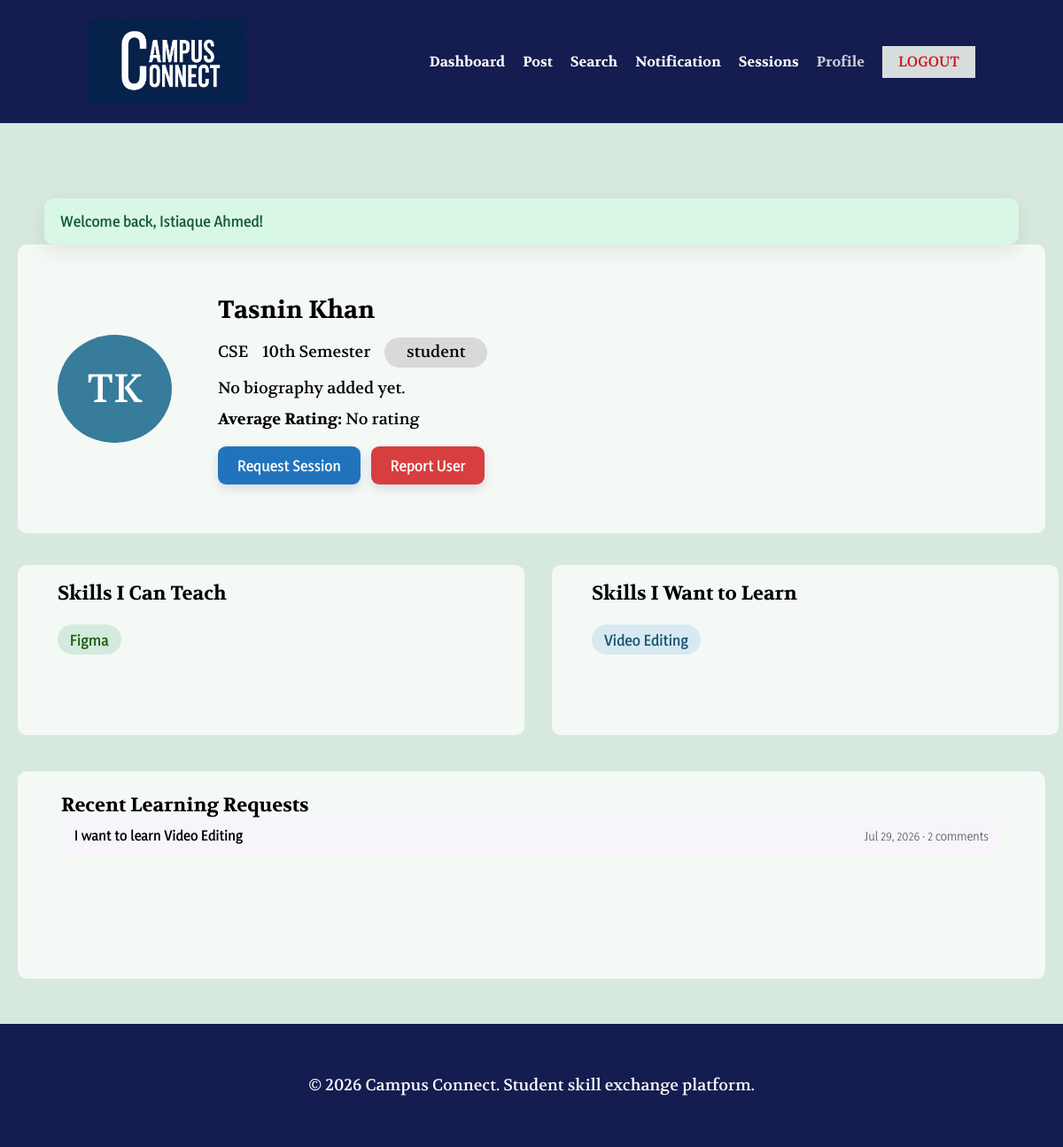
The app's page /profile.php?id=2 (signed in) with its own data.
### tables this page shows
CREATE TABLE IF NOT EXISTS `users` (
  `id` int(11) NOT NULL AUTO_INCREMENT,
  `name` varchar(120) NOT NULL,
  `email` varchar(160) NOT NULL,
  `password` varchar(255) NOT NULL,
  `role` enum('student','teacher','admin') NOT NULL DEFAULT 'student',
  `department` varchar(120) DEFAULT NULL,
  `semester` varchar(50) DEFAULT NULL,
  `bio` text DEFAULT NULL,
  `profile_photo` varchar(255) DEFAULT NULL,
  `status` enum('active','blocked') NOT NULL DEFAULT 'active',
  `created_at` datetime NOT NULL DEFAULT current_timestamp(),
  `updated_at` datetime DEFAULT NULL ON UPDATE current_timestamp(),
  PRIMARY KEY (`id`),
  UNIQUE KEY `uq_users_email` (`email`)
);

CREATE TABLE IF NOT EXISTS `skills` (
  `id` int(11) NOT NULL AUTO_INCREMENT,
  `skill_name` varchar(120) NOT NULL,
  `category` varchar(120) NOT NULL DEFAULT 'General',
  `created_at` datetime NOT NULL DEFAULT current_timestamp(),
  PRIMARY KEY (`id`),
  UNIQUE KEY `uq_skills_name` (`skill_name`)
);

CREATE TABLE IF NOT EXISTS `posts` (
  `id` int(11) NOT NULL AUTO_INCREMENT,
  `user_id` int(11) NOT NULL,
  `title` varchar(180) NOT NULL,
  `description` text NOT NULL,
  `resource_url` varchar(500) DEFAULT NULL,
  `attachment` varchar(255) DEFAULT NULL,
  `created_at` datetime NOT NULL DEFAULT current_timestamp(),
  `updated_at` datetime DEFAULT NULL ON UPDATE current_timestamp(),
  PRIMARY KEY (`id`),
  KEY `idx_posts_created` (`created_at`),
  KEY `idx_posts_user` (`user_id`),
  FULLTEXT KEY `ft_posts_title_description` (`title`,`description`),
  CONSTRAINT `fk_posts_user`
    FOREIGN KEY (`user_id`) REFERENCES `users` (`id`) ON DELETE CASCADE
);

### includes/db.php (called while the page is built, shortened)
<?php
function db(): PDO
{
    static $pdo = null;
    if ($pdo === null) {
        $dsn = 'mysql:host=' . DB_HOST . ';dbname=' . DB_NAME . ';charset=utf8mb4';
        $options = [
            PDO::ATTR_ERRMODE => PDO::ERRMODE_EXCEPTION,
            PDO::ATTR_DEFAULT_FETCH_MODE => PDO::FETCH_ASSOC,
            PDO::ATTR_EMULATE_PREPARES => false,
        ];
        $pdo = new PDO($dsn, DB_USER, DB_PASS, $options);
    }
    return $pdo;
}
?>

### profile.php (the view, shortened to what this page needs)
<?php
require_login();
$current = current_user();
$id = (int)($_GET['id'] ?? $current['id']);
$profile = user_by_id($id);
$teach = get_user_skills($id, 'teach');
$learn = get_user_skills($id, 'learn');
$stmt = db()->prepare("SELECT p.*, (SELECT COUNT(*) FROM comments c WHERE c.post_id=p.id) AS comment_count FROM posts p WHERE p.user_id=? ORDER BY p.created_at DESC LIMIT 3");
$stmt->execute([$id]);
$recentPosts = $stmt->fetchAll();
include __DIR__ . '/includes/header.php';
?>
<section class="profile-summary-card">
    <?php if (!empty($profile['profile_photo'])): ?>
        <img class="profile-avatar" src="<?= e(user_avatar($profile)) ?>" alt="<?= e($profile['name']) ?> profile photo">
    <?php else: ?>
        <span class="profile-avatar avatar-initials" aria-label="<?= e($profile['name']) ?> initials"><?= e(user_initials($profile['name'])) ?></span>
    <?php endif; ?>
    <div class="profile-summary-copy">
        <h1><?= e($profile['name']) ?></h1>
        <p class="profile-meta"><span><?= e($profile['department'] ?: 'Department not added') ?></span><span><?= e($profile['semester'] ?: 'Semester/year not added') ?></span><span class="role-badge"><?= e($profile['role']) ?></span></p>
        <p><?= nl2br(e($profile['bio'] ?: 'No biography added yet.')) ?></p>
        <p><strong>Average Rating:</strong> <?= e(avg_rating($id)) ?></p>
        <div class="profile-actions">
            <?php if ($id === (int)$current['id']): ?>
                <a class="figma-button" href="<?= url('edit-profile.php') ?>">Edit Profile</a>
                <a class="figma-button figma-button-light" href="<?= url('skills.php') ?>">Manage Skills</a>
            <?php else: ?>
                <a class="figma-button" href="<?= url('request-session.php?mentor_id=' . $id) ?>">Request Session</a>
                <a class="figma-button figma-button-danger" href="<?= url('report.php?type=user&id=' . $id) ?>">Report User</a>
            <?php endif; ?>
        </div>
    </div>
</section>
<section class="profile-skill-grid">
    <article class="profile-skill-card">
        <h2>Skills I Can Teach</h2>
        <?php if (!$teach): ?><div class="profile-empty">No teaching skills added.</div><?php else: ?><div class="skill-badge-list"><?php foreach ($teach as $skill): ?><span class="skill-badge skill-teach"><?= e($skill['skill_name']) ?></span><?php endforeach; ?></div><?php endif; ?>
    </article>
    <article class="profile-skill-card">
        <h2>Skills I Want to Learn</h2>
        <?php if (!$learn): ?><div class="profile-empty">No learning skills added.</div><?php else: ?><div class="skill-badge-list"><?php foreach ($learn as $skill): ?><span class="skill-badge skill-learn"><?= e($skill['skill_name']) ?></span><?php endforeach; ?></div><?php endif; ?>
    </article>
</section>
<section class="profile-post-card">
    <div class="section-heading-row"><h2>Recent Learning Requests</h2><?php if ($id === (int)$current['id']): ?><a href="<?= url('create-post.php') ?>">Create post</a><?php endif; ?></div>
    <?php if (!$recentPosts): ?>
        <div class="profile-empty">No learning request posted yet.</div>
    <?php else: ?>
        <div class="profile-post-list"><?php foreach ($recentPosts as $post): ?><a href="<?= url('post-details.php?id=' . (int)$post['id']) ?>"><strong><?= e($post['title']) ?></strong><span><?= e(time_ago($post['created_at'])) ?> · <?= (int)$post['comment_count'] ?> comments</span></a><?php endforeach; ?></div>
    <?php endif; ?>
</section>
<?php include __DIR__ . '/includes/footer.php'; ?>

### assets/css/style.css (style rules this page uses)
:root { --navy:#000942; --navy-overlay:rgba(0,9,66,.92); --paper:#fbf3fd; --mint:rgba(153,196,173,.39); --blue:#2174bc; --ink:#000; --muted:#d7dcdd; --danger:#cf0f12; }
* { box-sizing:border-box }
html { scroll-behavior:smooth }
body { margin:0;background:#fff;color:var(--ink);font-family:Volkhov,Georgia,serif;line-height:1.25 }
button,a { touch-action:manipulation }
a { color:inherit }
.profile-summary-card { width:1175px;max-width:100%;height:326px;padding:45px;display:flex;align-items:center;gap:52px;border-radius:10px;background:rgba(255,255,255,.73) }
.profile-avatar { width:129px;height:122px;border-radius:50%;object-fit:cover;flex:0 0 auto }
.avatar-initials { display:flex;align-items:center;justify-content:center;background:#387c9b;color:#fff;font-size:45px }
.profile-summary-copy h1 { margin:0 0 5px;font-size:28px;line-height:36px }
.profile-summary-copy p { margin:13px 0;font-size:18px }
.profile-meta { display:flex;align-items:center;gap:16px }
.role-badge { min-width:116px;height:34px;border-radius:30px;background:#d9d9d9;display:inline-flex;align-items:center;justify-content:center;text-transform:lowercase }
.profile-skill-grid { width:1175px;max-width:100%;margin-top:36px;display:grid;grid-template-columns:572px 572px;gap:31px }
.profile-skill-card { height:192px;padding:18px 45px;border-radius:10px;background:rgba(255,255,255,.73) }
.profile-skill-card h2,.profile-post-card h2 { margin:0 0 21px;font-size:22px;line-height:28px }
.skill-badge-list { display:flex;gap:10px;flex-wrap:wrap }
.skill-badge { display:inline-flex;align-items:center;min-height:34px;padding:5px 14px;border-radius:17px;font:600 16px/1.2 Yaldevi,Arial,sans-serif }
.skill-teach { background:#d5eadf;color:#1b600b }
.skill-learn { background:#d8e9f2;color:#1a5772 }
.profile-post-card { width:1175px;max-width:100%;height:234px;margin-top:41px;padding:24px 49px;border-radius:10px;background:rgba(255,255,255,.73) }
.section-heading-row,.feed-heading,.notification-heading,.sessions-heading,.admin-title { display:flex;align-items:flex-start;justify-content:space-between;gap:24px }
.section-heading-row h2,.feed-heading h1,.notification-heading h1,.sessions-heading h1,.admin-title h1 { margin:0 }
.figma-button { min-width:126px;min-height:43px;padding:10px 22px;border:0;border-radius:9px;background:#2174bc;color:#fff!important;display:inline-flex;align-items:center;justify-content:center;gap:7px;text-decoration:none;font:600 16px/1.2 Yaldevi,Arial,sans-serif;cursor:pointer;box-shadow:0 5px 12px rgba(0,9,66,.12) }
.figma-button-danger { background:rgba(207,15,18,.80);color:#fff!important }
.profile-actions { display:flex;gap:12px;flex-wrap:wrap;margin-top:18px }
.profile-post-list,.dashboard-recent-list { display:grid;gap:8px }
.profile-post-list a,.dashboard-recent-list a { min-height:40px;padding:8px 15px;border-radius:10px;background:rgba(251,243,253,.62);display:flex;align-items:center;justify-content:space-between;gap:18px;text-decoration:none;font:400 15px Yaldevi,Arial,sans-serif }
.profile-post-list a span,.dashboard-recent-list a span { color:rgba(0,0,0,.62);font-size:13px }

### records on screen
users: name "TK", name "Tasnin Khan", department "CSE", semester "10th Semester", role "student", bio "No biography added yet."
skills: skill_name "Figma"
skills: skill_name "Video Editing"
posts: title "I want to learn Video Editing", created_at "Jul 29, 2026", comment_count "2"

### other values on screen
$item['message'] "Welcome back, Istiaque Ahmed!"
avg_rating($id) "No rating"
